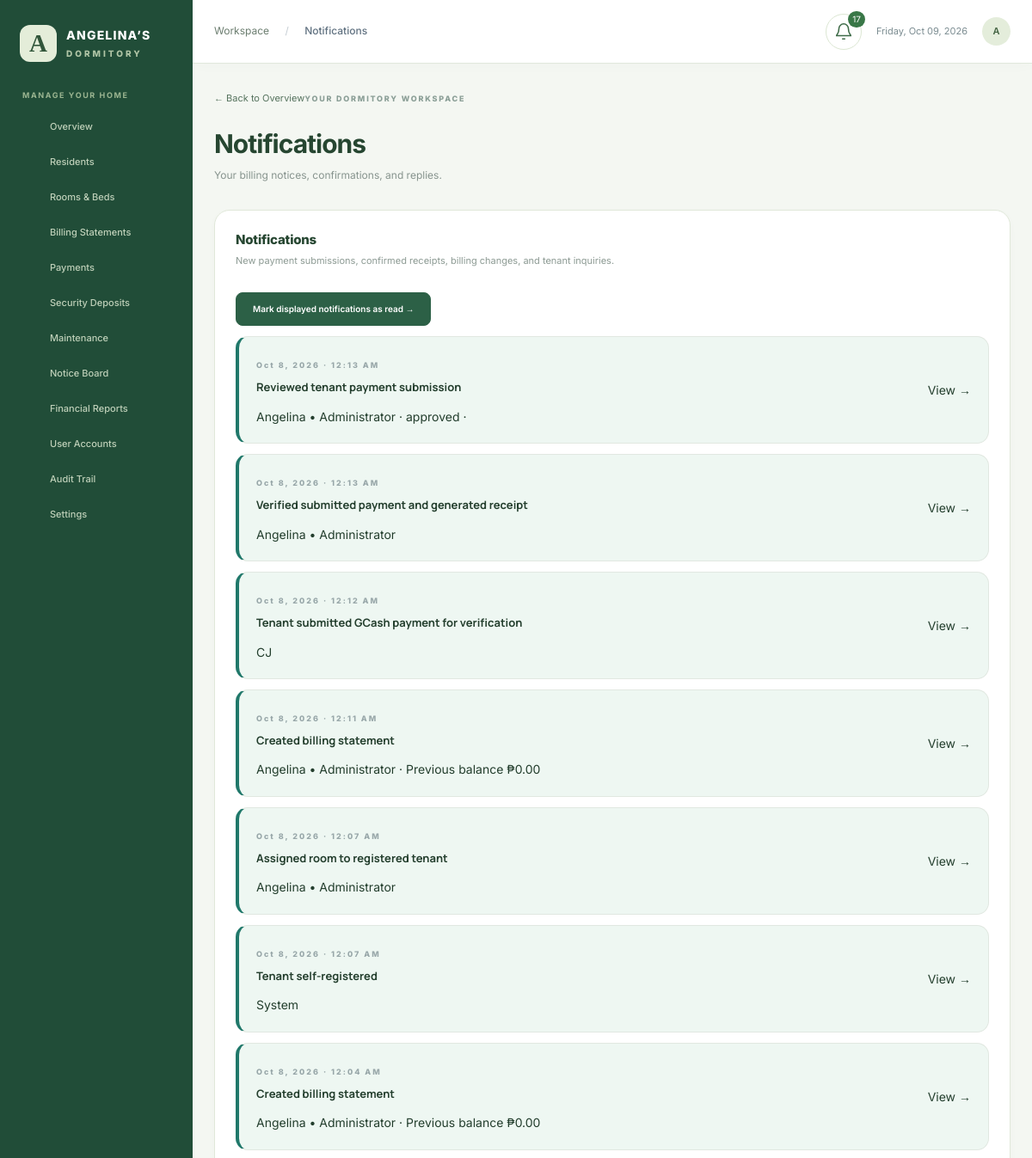
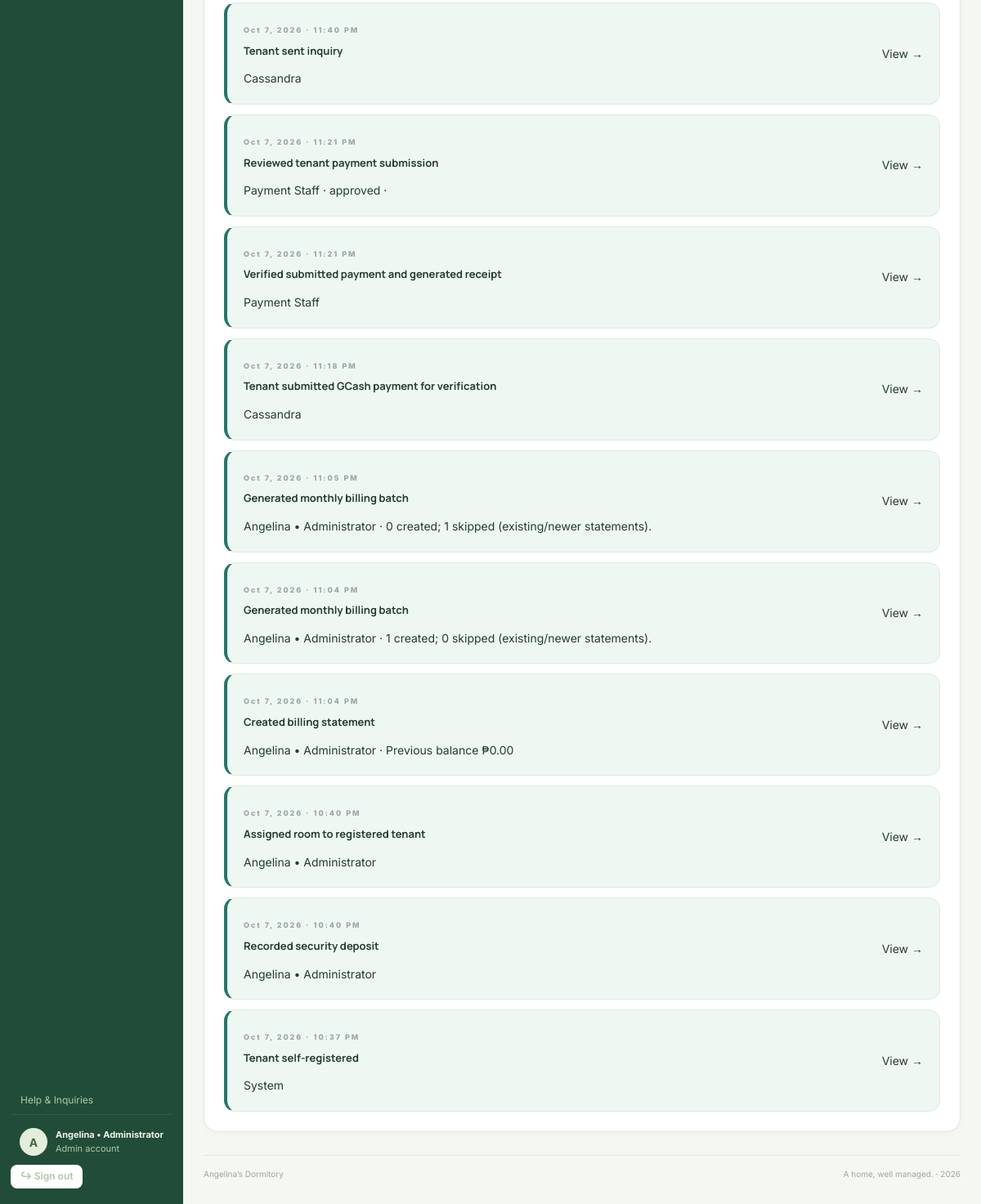
The app's page /index.php?page=inbox (signed in) with its own data (2 pictures, top to bottom).
### tables this page shows
CREATE TABLE `users` (
  `id` int(10) unsigned NOT NULL AUTO_INCREMENT,
  `username` varchar(100) NOT NULL,
  `password_hash` varchar(255) NOT NULL,
  `role` enum('admin','staff','tenant') NOT NULL,
  `name` varchar(200) NOT NULL,
  `tenant_id` int(10) unsigned DEFAULT NULL,
  `active` tinyint(4) DEFAULT 1,
  `must_change` tinyint(4) DEFAULT 1,
  PRIMARY KEY (`id`),
  UNIQUE KEY `username` (`username`),
  UNIQUE KEY `tenant_id` (`tenant_id`),
  CONSTRAINT `users_ibfk_1` FOREIGN KEY (`tenant_id`) REFERENCES `tenants` (`id`)
);

CREATE TABLE `audit_logs` (
  `id` int(10) unsigned NOT NULL AUTO_INCREMENT,
  `user_id` int(10) unsigned DEFAULT NULL,
  `action` varchar(255) NOT NULL,
  `record_type` varchar(80) DEFAULT NULL,
  `record_id` int(10) unsigned DEFAULT NULL,
  `details` text DEFAULT NULL,
  `created_at` timestamp NOT NULL DEFAULT current_timestamp(),
  PRIMARY KEY (`id`),
  KEY `user_id` (`user_id`),
  CONSTRAINT `audit_logs_ibfk_1` FOREIGN KEY (`user_id`) REFERENCES `users` (`id`)
);

CREATE TABLE `settings` (
  `key` varchar(80) NOT NULL,
  `value` text NOT NULL,
  PRIMARY KEY (`key`)
);

### app/bootstrap.php (called while the page is built, shortened)
<?php
function db(): PDO {
    static $db;
    if (!$db) {
        $db=mysql_connection();
    }
    return $db;
}
function query(string $sql, array $params=[]): PDOStatement { $q=db()->prepare($sql); $q->execute($params); return $q; }
function rows(string $sql, array $params=[]): array { return query($sql,$params)->fetchAll(); }
function one(string $sql, array $params=[]): ?array { return query($sql,$params)->fetch() ?: null; }
function e($v): string { return htmlspecialchars((string)($v??''),ENT_QUOTES,'UTF-8'); }
function user(): ?array { return isset($_SESSION['uid']) ? one('SELECT * FROM users WHERE id=? AND active=1',[$_SESSION['uid']]) : null; }
function setting(string $key,string $default=''): string { $r=one('SELECT value FROM settings WHERE `key`=?',[$key]); return $r['value']??$default; }

### app/tenant_portal.php (called while the page is built, shortened)
<?php
function local_time(string $value): string { return (new DateTime($value,new DateTimeZone('UTC')))->setTimezone(new DateTimeZone('Asia/Manila'))->format('M j, Y · g:i A'); }

### app/activity.php (the view, shortened to what this page needs)
<?php
function activity_feed(array $u): array {
    $scope=$u['role']==='staff'?" AND (a.record_type!='tenant_inquiries' OR EXISTS(SELECT 1 FROM tenant_inquiries q WHERE q.id=a.record_id AND q.category IN ('Payment','Billing')))":'';
    $types=$u['role']==='admin'?"'payments','payment_submissions','billing','tenant_inquiries','tenants','maintenance_requests','announcements','expenses','deposits','users','public_contact'":"'payments','payment_submissions','billing','tenant_inquiries'";
    $items=rows("SELECT a.id,a.action title,a.details message,a.created_at,a.record_type,a.record_id,u.name actor FROM audit_logs a LEFT JOIN users u ON u.id=a.user_id WHERE a.record_type IN (".$types.")".$scope." ORDER BY a.id DESC LIMIT 100");
    foreach($items as &$item) {
        $item['message']=($item['actor']?:'System').($item['message']?' · '.$item['message']:'');
        $item['url']=match($item['record_type']) { 'payments'=>'?page=receipt&id='.$item['record_id'],'payment_submissions'=>'?page=payments','billing'=>$item['record_id']?'?page=statement&id='.$item['record_id']:'?page=billing','tenants'=>'?page=tenants&tenant_id='.$item['record_id'],'maintenance_requests'=>'?page=requests','announcements'=>'?page=announcements','expenses'=>'?page=expenses','deposits'=>'?page=deposits','users'=>'?page=accounts',default=>'?page=support' };
    }
    return $items;
}
function activity_unread(array $u,array $items): int {
    $seen=(int)setting('activity_seen_'.$u['id'],'0'); return count(array_filter($items,fn($item)=>(int)$item['id']>$seen));
}
function activity_bell(array $u): void {
    $items=activity_feed($u); $count=activity_unread($u,$items);
    echo '<a class="notification-bell" href="?page=inbox" aria-label="Notifications, '.$count.' unread"><svg width="22" height="22" viewBox="0 0 24 24" fill="none" stroke="currentColor" stroke-width="1.7" aria-hidden="true"><path d="M18 8a6 6 0 0 0-12 0c0 7-3 7-3 9h18c0-2-3-2-3-9M10 21h4"/></svg><span class="bell-count"'.($count?'':' hidden').'>'.$count.'</span></a>';
}
function activity_view(array $u): void {
    $items=activity_feed($u); section_start('Notifications',$u['role']==='tenant'?'Your bills, payment receipts, reminders, and replies.':'New payment submissions, confirmed receipts, billing changes, and tenant inquiries.');
    $seen=(int)setting('activity_seen_'.$u['id'],'0');
    foreach($items as $item) echo '<a class="activity-item '.((int)$item['id']>$seen?'unread':'').'" href="'.e($item['url']).'"><div><span class="eyebrow">'.e(local_time($item['created_at'])).'</span><h3>'.e($item['title']).'</h3><p>'.nl2br(e($item['message'])).'</p></div><span>View →</span></a>';
    echo '</section>';
}

### index.php (shortened to what this page needs)
<?php
require __DIR__.'/app/bootstrap.php';
require __DIR__.'/app/features.php';
require __DIR__.'/app/tenant_portal.php';
require __DIR__.'/app/activity.php';
require __DIR__.'/app/actions.php';
$u=user(); $page=(string)($_GET['page']??($u?'dashboard':'home'));
$titles=['dashboard'=>'Overview','tenants'=>'Residents','rooms'=>'Rooms & bed spaces','billing'=>'Billing statements','payments'=>'Payments','deposits'=>'Security deposits','occupancy'=>'Occupancy monitor','notifications'=>'Email notifications','audit'=>'Audit trail','accounts'=>'User accounts','account'=>'My account','receipt'=>'Payment receipt','statement'=>'Billing statement','forbidden'=>'Access restricted'];
$titles+=['batch'=>'Monthly billing run','reports'=>'Financial reports','expenses'=>'Operating expenses','requests'=>'Maintenance requests','announcements'=>'Notice board','settings'=>'Dormitory settings','ledger'=>'Account ledger'];
$titles['register']='Create tenant account';
$titles+=['home'=>"Angelina's Dormitory",'privacy'=>'Privacy Policy','terms'=>'Terms'];
$titles+=['pay'=>'Make a payment','inbox'=>'Notifications','profile'=>'My profile','support'=>'Help & inquiries'];
$nav=['dashboard'=>['dashboard','Overview'],'tenants'=>['tenants','Residents'],'rooms'=>['rooms','Rooms & Beds'],'billing'=>['billing','Billing Statements'],'payments'=>['payments','Payments'],'deposits'=>['deposits','Security Deposits'],'requests'=>['requests','Maintenance'],'announcements'=>['announcements','Notice Board'],'reports'=>['reports','Financial Reports'],'accounts'=>['accounts','User Accounts'],'audit'=>['audit','Audit Trail'],'settings'=>['settings','Settings']];
require __DIR__.'/app/views.php';
$activeSection=match($page){'batch','statement'=>'billing','expenses','ledger'=>'reports','notifications'=>'settings','receipt','pay'=>'payments',default=>$page};
require __DIR__.'/app/feature_views.php';
require __DIR__.'/app/admin_workspace.php';
?><!DOCTYPE html><html lang="en"><head><link rel="stylesheet" href="assets/style.css"><link rel="stylesheet" href="assets/redesign.css"><link rel="stylesheet" href="assets/registration.css"><link rel="stylesheet" href="assets/tenant.css"><link rel="stylesheet" href="assets/operations.css"><link rel="stylesheet" href="assets/public.css"><link rel="stylesheet" href="assets/green-theme.css"></head><body>
<?php if(!$u): ?>
<?php if(in_array($page,['login','register'],true)) require __DIR__.'/app/public_auth.php'; else require __DIR__.'/app/public_entry.php'; ?>
<?php else: ?>
<aside class="sidebar" id="sidebar"><a class="brand" href="index.php"><span class="brand-icon">A</span><span>ANGELINA’S<small>DORMITORY</small></span></a><span class="nav-heading">MANAGE YOUR HOME</span><nav><?php foreach($nav as $key=>$item): if(!in_array($u['role'],$access[$key],true)) continue; ?><a title="<?=e($item[1])?>" class="<?=$activeSection===$key?'selected':''?>" href="?page=<?=e($key)?>"><span><?=icon($item[0])?></span><b><?=e($item[1])?></b></a><?php endforeach; ?></nav><div class="sidebar-bottom"><?php if($u['role']!=='tenant'): ?><a class="sidebar-help" href="?page=support">Help &amp; Inquiries</a><?php endif; ?><a class="profile" href="?page=account"><span class="avatar"><?=e(strtoupper(substr($u['name'],0,1)))?></span><span><strong><?=e($u['name'])?></strong><small><?=e(ucfirst($u['role']))?> account</small></span></a><form method="post"><?=csrf()?><input type="hidden" name="action" value="logout"><button class="logout">↪ Sign out</button></form></div></aside><button type="button" class="sidebar-scrim" id="sidebar-scrim" aria-label="Close navigation"></button>
<div class="workspace"><header class="topbar"><div class="top-left"><button type="button" class="menu-toggle" id="menu-toggle" aria-label="Open navigation" aria-controls="sidebar" aria-expanded="false"><?=icon('menu')?></button><span class="breadcrumb">Workspace <span>/</span> <strong><?=e($titles[$page]??'')?></strong></span></div><div class="top-right"><?php activity_bell($u); ?><span class="date-label"><?=date('l, M d, Y')?></span><a class="header-avatar" href="?page=account" aria-label="My account"><?=e(strtoupper(substr($u['name'],0,1)))?></a></div></header><main class="content"><div class="page-heading"><div><?php workspace_back_link($page,$u); ?><span class="eyebrow">YOUR DORMITORY WORKSPACE</span><h1><?=e($titles[$page]??'')?></h1><p class="muted"><?=e(page_subtitle($page,$u['role']))?></p></div><div class="heading-actions"><?php if($u['role']==='admin' && in_array($page,['dashboard','billing'],true)): ?><a class="button primary" href="?page=batch"><?=icon('batch')?> Create monthly billing</a><?php elseif($u['role']==='staff' && $page==='dashboard'): ?><a class="button primary" href="?page=payments">Receive payment →</a><?php endif; ?><span class="role-label"><?=e(ucfirst($u['role']))?></span></div></div><?php show_flash(); try { admin_section_tabs($page,$u); render_page($page,$u); } catch(RuntimeException $error) { echo '<div class="notice error">'.e($error->getMessage()).'</div>'; } ?><footer class="content-footer"><?=e(setting('business_name','Angelina’s Dormitory'))?><span>A home, well managed. · <?=date('Y')?></span></footer></main></div>
<?php endif; ?><script src="assets/app.js" defer></script><script src="assets/portal.js" defer></script></body></html>

### assets/style.css (style rules this page uses)
:root { --bg:#f5f6f8;--ink:#243448;--muted:#81909e;--teal:#247c75;--teal-light:#e7f3ef;--border:#e8edf0;--white:#fff }
* { box-sizing:border-box }
body { margin:0;background:var(--bg);color:var(--ink);font-family:'DM Sans',Arial,sans-serif;font-size:14px;line-height:1.55 }
a { color:var(--teal);text-decoration:none }
button,input,select { font:inherit }
button { cursor:pointer;border:1px solid #dfe6e8;background:#fff;color:var(--ink);border-radius:8px;padding:10px 16px;font-weight:600 }
.sidebar { width:245px;background:#fff;position:fixed;inset:0 auto 0 0;border-right:1px solid var(--border);display:flex;flex-direction:column;padding:30px 22px;overflow-y:auto }
.brand { display:flex;align-items:center;gap:11px;color:var(--ink);font-weight:800;font-size:14px;letter-spacing:1.2px;line-height:1.3 }
.brand small { display:block;color:var(--muted);font-size:10px;letter-spacing:3px;margin-top:5px }
.brand-icon { display:grid;place-items:center;background:var(--teal);color:#fff;width:43px;height:43px;border-radius:13px;font-family:Georgia,serif;font-size:30px;letter-spacing:0 }
.nav-heading { color:#a0abb5;font-size:10px;font-weight:700;letter-spacing:1.8px;margin:38px 14px 15px }
nav { display:grid;gap:6px }
nav a { display:flex;align-items:center;gap:13px;padding:11px 14px;border-radius:8px;color:#778493;font-size:13px;font-weight:500 }
nav a>span { font-size:21px;line-height:1;width:21px;text-align:center }
.sidebar-bottom { margin-top:auto;padding-top:28px }
.profile { display:flex;gap:10px;align-items:center;color:var(--ink);padding:12px 0;border-top:1px solid var(--border) }
.profile strong { display:block;font-size:11px;max-width:150px }
.profile small { display:block;color:var(--muted);font-size:11px }
.avatar { display:grid;place-items:center;width:34px;height:34px;flex-shrink:0;border-radius:50%;background:#ede6d6;color:#968262;font-weight:700 }
.logout { border:0;color:var(--muted);padding:5px 0;font-size:12px }
.workspace { margin-left:245px }
.topbar { height:77px;background:#fff;border-bottom:1px solid var(--border);display:flex;justify-content:space-between;align-items:center;padding:0 38px;font-size:12px }
.breadcrumb { color:var(--muted) }
.breadcrumb span { margin:0 15px;color:#c5cdd3 }
.breadcrumb strong { color:#607180;font-weight:500 }
.top-right { display:flex;align-items:center;gap:7px;font-size:11px;color:#778c84 }
.date-label { color:var(--muted);border-left:1px solid var(--border);margin-left:15px;padding-left:20px }
.content { padding:35px 38px 20px;max-width:1600px;margin:0 auto }
.page-heading { display:flex;justify-content:space-between;align-items:center;margin-bottom:28px }
.eyebrow { font-size:9px;letter-spacing:2px;font-weight:800;color:#98a7a9 }
h1,h2,h3 { font-family:'Manrope',Arial,sans-serif;line-height:1.35;margin:0 }
h1 { font-size:29px;letter-spacing:-1px;margin:8px 0 }
h3 { font-size:13px;margin:12px 0 }
.muted { color:var(--muted);font-size:12px;margin:6px 0 }
.content-footer { display:flex;justify-content:space-between;font-size:10px;color:#a6b0b8;margin-top:35px;padding-top:15px;border-top:1px solid #e5eaee }

### assets/tenant.css (style rules this page uses)
.notification-bell { position:relative;display:grid;place-items:center;width:42px;height:42px;border:1px solid #dce5df;border-radius:50%;color:#224b40;background:#fff }
.bell-count { position:absolute;right:-5px;top:-4px;background:#b34d47;color:white;border-radius:12px;padding:2px 5px;font-size:10px }
.activity-item { display:flex;align-items:center;justify-content:space-between;gap:15px;padding:20px;margin-top:12px;background:#f7f9f7;border:1px solid #e1e8e1;border-radius:14px;color:inherit;text-decoration:none }
.activity-item.unread { border-left:4px solid #20786a;background:#eef7f2 }
.activity-item h3 { margin:8px 0 }
.activity-item p { margin-bottom:0 }
.activity-item>span { white-space:nowrap }
.topbar { box-shadow:0 3px 15px #15362a05 }
.page-heading h1 { letter-spacing:-1px }

### assets/operations.css (style rules this page uses)
.sidebar-help { display:block;padding:8px 12px;color:#c4d4cb;font-size:12px;text-decoration:none }

### assets/public.css (style rules this page uses)
@media (prefers-reduced-motion:no-preference) { html { scroll-behavior:smooth } }

### records on screen
users: name "A", name "Angelina • Administrator", role "Admin", role "Your billing notices, confirmations, and replies."
audit_logs: created_at "Oct 8, 2026 · 12:13 AM", action "Reviewed tenant payment submission", message "Angelina • Administrator · approved ·"
audit_logs: created_at "Oct 8, 2026 · 12:13 AM", action "Verified submitted payment and generated receipt", user.name "Angelina • Administrator"
audit_logs: created_at "Oct 8, 2026 · 12:12 AM", action "Tenant submitted GCash payment for verification", user.name "CJ"
audit_logs: created_at "Oct 8, 2026 · 12:11 AM", action "Created billing statement", message "Angelina • Administrator · Previous balance ₱0.00"
audit_logs: created_at "Oct 8, 2026 · 12:07 AM", action "Assigned room to registered tenant", user.name "Angelina • Administrator"
audit_logs: created_at "Oct 8, 2026 · 12:07 AM", action "Tenant self-registered", message "System"
audit_logs: created_at "Oct 8, 2026 · 12:04 AM", action "Created billing statement", message "Angelina • Administrator · Previous balance ₱0.00"
audit_logs: created_at "Oct 7, 2026 · 11:40 PM", action "Tenant sent inquiry", user.name "Cassandra"
audit_logs: created_at "Oct 7, 2026 · 11:21 PM", action "Reviewed tenant payment submission", message "Payment Staff · approved ·"
audit_logs: created_at "Oct 7, 2026 · 11:21 PM", action "Verified submitted payment and generated receipt", user.name "Payment Staff"
audit_logs: created_at "Oct 7, 2026 · 11:18 PM", action "Tenant submitted GCash payment for verification", user.name "Cassandra"
audit_logs: created_at "Oct 7, 2026 · 11:05 PM", action "Generated monthly billing batch", message "Angelina • Administrator · 0 created; 1 skipped (existing/newer statements)."
audit_logs: created_at "Oct 7, 2026 · 11:04 PM", action "Generated monthly billing batch", message "Angelina • Administrator · 1 created; 0 skipped (existing/newer statements)."
audit_logs: created_at "Oct 7, 2026 · 11:04 PM", action "Created billing statement", message "Angelina • Administrator · Previous balance ₱0.00"
audit_logs: created_at "Oct 7, 2026 · 10:40 PM", action "Assigned room to registered tenant", user.name "Angelina • Administrator"
audit_logs: created_at "Oct 7, 2026 · 10:40 PM", action "Recorded security deposit", user.name "Angelina • Administrator"
audit_logs: created_at "Oct 7, 2026 · 10:37 PM", action "Tenant self-registered", message "System"
settings: value "Angelina’s Dormitory"

### other values on screen
$item[1] "Overview"
$item[1] "Residents"
$item[1] "Rooms & Beds"
$item[1] "Billing Statements"
$item[1] "Payments"
$item[1] "Security Deposits"
$item[1] "Maintenance"
$item[1] "Notice Board"
$item[1] "Financial Reports"
$item[1] "User Accounts"
$item[1] "Audit Trail"
$item[1] "Settings"
$titles[$page] "Notifications"
$count "17"
$label "Overview"
